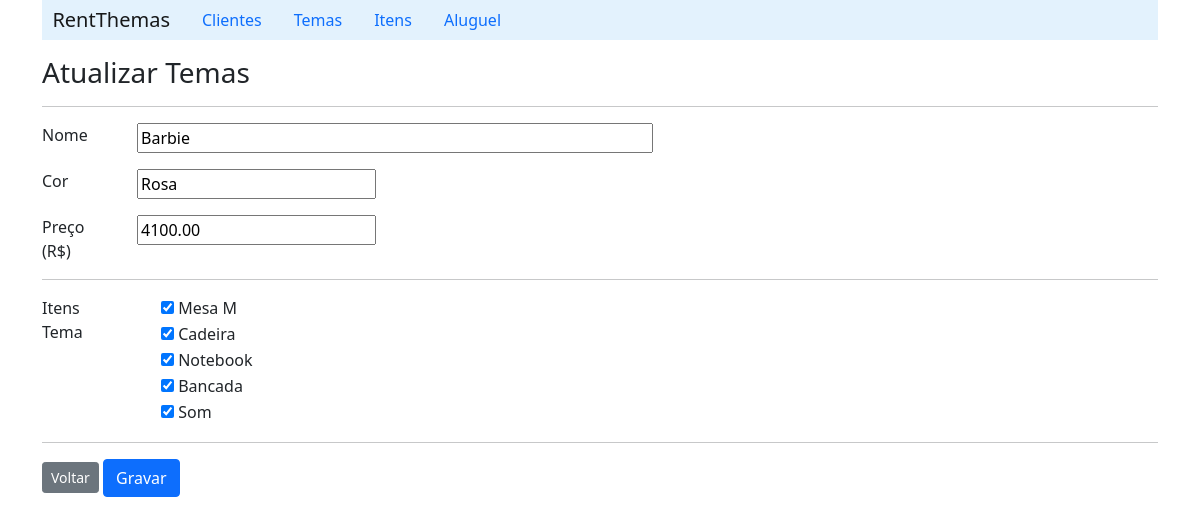
/detailTema/3, run on the app's committed database.
### api/models.py (models this page shows, shortened)
class Tema(models.Model):
    nome = models.CharField(max_length=50)
    valor_aluguel = models.DecimalField("Valor de aluguel",max_digits=6, decimal_places=2)
    cor = models.CharField(max_length=10)
    tema = models.ManyToManyField(Item)

class Item(models.Model):
    name = models.CharField(max_length=100)
    description = models.CharField(max_length=200)

### api/views.py (the view)
# urls.py: path('detailTema/<int:id>', temaview.detail_tema),
    def detail_tema(self, request, id):
        tema = TemaDAO.detail_tema(request, id)
        context = {'tema' : tema}
        return render(request, 'tema/formEditTema.html', context)

### api/daos.py (called while the page is built)
    def detail_tema(self, id):
        tema = Tema.objects.get(pk=id)
        return tema

### api/templates/tema/formEditTema.html (shortened to what this page needs)
{% extends "index.html" %}
{% block content %}
    <h3>Atualizar Temas</h3>
    <hr>
        <form action="/updateTema/{{tema.id}}" method="post">
            <div class="row mb-3">
                <label class="col-sm-1" for="">Nome</label>
                <div class="col-sm-11">
                    <input type="text" size="50" name="name" value="{{tema.nome}}">
                </div>
            </div>
           <div class="row mb-3">
                    <label class="col-sm-1" for="">Cor</label>
                    <div class="col-sm-11">
                        <input type="text" size="20" name="color" value="{{tema.cor}}">
                    </div>
           </div>
            <div class="row mb-3">
                <label class="col-sm-1" for="">Preço (R$)</label>
                <div class="col-sm-11">
                    <input type="text" size="20" name="price" value="{{tema.valor_aluguel}}">
                </div>
            </div>
            <hr>
            <fieldset class="row mb-3">
                <legend class="col-form-label col-sm-1 pt-0">Itens Tema</legend>
                <div class="col-sm-11">
                    {% for item in tema.tema.all %}
                        {% if item%}
                            <div class="form-check">
                                <input type="checkbox" name="item" value="{{item.id}}" id="" checked>
                                <label for="item_name">{{item.name}}</label>
                            </div>
                        {% endif%}
                    {% endfor %}
                </div>
            </fieldset>
            <hr>
        <a class="btn btn-secondary btn-sm" href="/listTema">Voltar</a>
        <input class="btn btn-primary" type="submit" value="Gravar">
        </form>
{% endblock %}

### data on the page
Tema: name "Barbie", color "Rosa", price "4100.00"
Item: name "Mesa M"
Item: name "Cadeira"
Item: name "Notebook"
Item: name "Bancada"
Item: name "Som"
